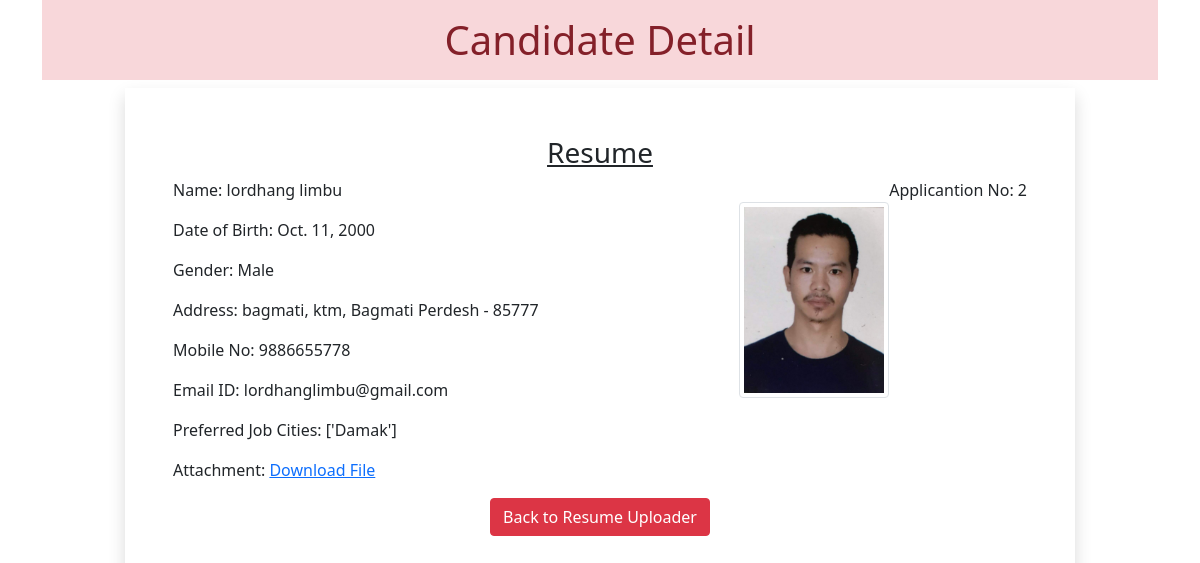
The app's page //2/ with its own data.
### enroll/models.py (models this page shows)
class Resume(models.Model):
  name = models.CharField(max_length=100)
  dob = models.DateField(auto_now=False, auto_now_add=False)
  gender = models.CharField(max_length=100)
  locality = models.CharField(max_length=100)
  city = models.CharField(max_length=100)
  pin = models.PositiveIntegerField()
  state = models.CharField(choices=STATE_CHOICE, max_length=50)
  mobile = models.PositiveIntegerField()
  email = models.EmailField()
  job_city = models.CharField(max_length=50)
  profile_image = models.ImageField(upload_to='profileimg', blank=True)
  my_file = models.FileField(upload_to='doc', blank=True)

### enroll/views.py (the view)
# urls.py: path('/<int:pk>/', views.CandidateView.as_view(), name='candidate'),
class CandidateView(View):
 def get(self, request, pk):
  candidate = Resume.objects.get(pk=pk)
  return render(request, 'enroll/candidate.html', {'candidate':candidate})

### enroll/templates/enroll/candidate.html (shortened to what this page needs)
<!DOCTYPE html>
{% load static %}
<html lang="en">
<head>
  <link href="https://cdn.jsdelivr.net/npm/bootstrap@5.0.0-beta2/dist/css/bootstrap.min.css" rel="stylesheet">
</head>
<body>
  <div class="container">
   <h1 class="alert-danger text-center p-3">Candidate Detail</h1>
   <div class="row">
    <div class="col-sm-10 shadow p-5 offset-sm-1">
     <h3 class="text-center"><u>Resume</u></h3>
     <p class="float-end">Applicantion No: {{candidate.id}}</p>
     <img src="{{candidate.profile_image.url}}" alt="" class="img-fluid img-thumbnail float-end mt-4" width="150" height="150">
     <p>Name: {{candidate.name}}</p>
     <p>Date of Birth: {{candidate.dob}}</p>
     <p>Gender: {{candidate.gender}}</p>
     <p>Address: {{candidate.locality}}, {{candidate.city}}, {{candidate.state}} - {{candidate.pin}}</p>
     <p>Mobile No: {{candidate.mobile}}</p>
     <p>Email ID: {{candidate.email}}</p>
     <p>Preferred Job Cities: {{candidate.job_city}}</p>
     <p>Attachment: <a href="{{candidate.my_file.url}}">Download File</a></p>
    <div class="text-center">
     <a href="/home" class="btn btn-danger">Back to Resume Uploader </a>
    </div>
    </div>
   </div>
  </div>
</body>
</html>

### records on screen
Resume: id "2", profile_image (picture), name "lordhang limbu", dob "Oct. 11, 2000", gender "Male", locality "bagmati", city "ktm", state "Bagmati Perdesh", pin "85777", mobile "9886655778", email "lordhanglimbu@gmail.com", job_city "['Damak']"
